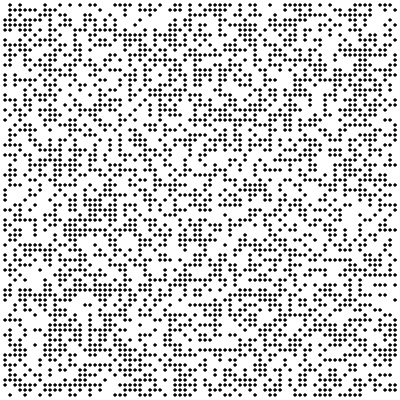
Frame 1 (no input)
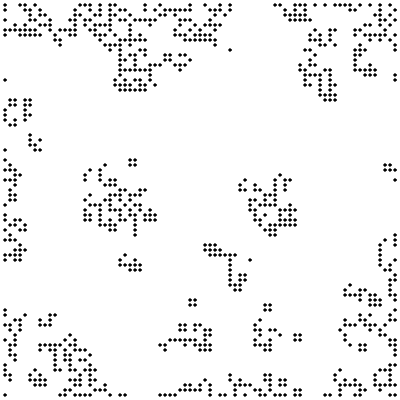
Frame 60 (no input)
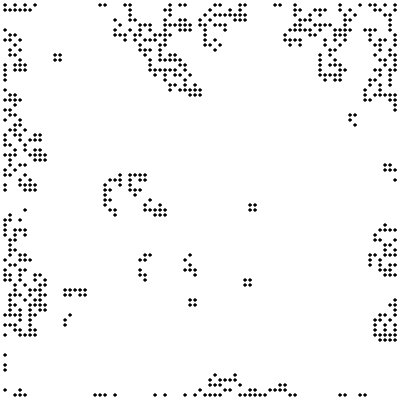
Frame 120 (the mouse pressed at the canvas centre since frame 60)

The p5.js sketch that drew these frames (run headless with seeded random() and noise() and a simulated clock; from frame 60 on, the mouse is pressed at the canvas centre):

// p5.js sketch
// ── sketch.js
//Following outlines the logic/thinking behind the code.

//The game of life is a cellular automata that can be thought of as 2 dimensional which updates
//based on simple couting procedure and creates interesting high level emergent phenomena.

//The structure of the code is fairly simple and self descriptive. At a high level we have a underlying two dimensional
// array which represents the game state. The  two large functions:
//
// 1. A setup funciton in which the first generation is initialized by creating and populating a 2d array with binary values
// representing live and dead cells.
// 2. A rendering function in which:
//       a. The underlying 2d array is drawn on a canvas using the relevant p5 methods.
//       b. The next generation or "update" is calculated and then replaces the main array

//NOTE: the setup() function in p5.js is called at soon as the program is run, and the draw() function is run in a continuous
// loop, hence the need to put the update function in the draw() function.

//Here N is the number of each cell to be drawn (and so of course the scales with the size of the two-d array), 
//while square size is the size of each indivual cell to be drawn. The grid variable is the underlying array 
//which will represent our game state.


//

let N = 80;
let SQUARE_SIZE = 5;
let grid;

function setup() {
  //make canvas that scales with square size and the number of cells
  createCanvas(N * SQUARE_SIZE, N * SQUARE_SIZE);

  //create empty two dimensional array
  //Note that the reason why we crate a (N+2)*(N+2) sized array is because of the issue of what happens at the border 
  //of the game from generation to generation. Indeed at any border, cells have fewer neighbouring cells that those 
  //in the center(not on the border); and so the usual updating rules cannot properly apply to them. 
  // There are various ways to resolve this problem but the way I chose to resolve is to fix the 
  //cells on the border and only display all the cells in the center. This creates some biasing behaviour 
  //towards the edges of the game screen but ensures that every cell displayed is subject to all the same updating rules.
  //It is also a simple resolution to the issue.

  grid = Array.from(Array(N + 2), () => new Array(N + 2));

  //populate it with random values of either 1 or 0 where 1 indicates that
  //cell is alive while 0 indicates that cell is dead

  for (let x = 0; x < N + 2; x++) {
    for (let y = 0; y < N + 2; y++) {
      grid[x][y] = Math.round(Math.random());
    }
  }
}

//The updating rules depend on couting the number of numbers of live/dead neighbours a cell has
//hence having a function dedicated to this functionality makes sense

function countNeighbours(x, y, grid) {
  let numNeighboursActive = 0;
  for (let r = -1; r < 2; r += 1) {
    for (let s = -1; s < 2; s += 1) {
      numNeighboursActive += grid[x + r][y + s];
    }
  }

  numNeighboursActive -= 2 * grid[x][y];

  return numNeighboursActive;
}

//the updating function which encodes the updating rules(which cells become alive or die depending on their previous state) and
//replaces the previous generation as the current state of the underlying array

function nextGen() {
  let newGrid = grid;

  for (let x = 1; x < N; x++) {
    for (let y = 1; y < N; y++) {
      if (grid[x][y] === 1) {
        if (countNeighbours(x, y, grid) < 2) {
          newGrid[x][y] = 0;
        } else if (
          countNeighbours(x, y, grid) === 2 ||
          countNeighbours(x, y, grid) === 3
        ) {
          newGrid[x][y] = 1;
        } else {
          newGrid[x][y] = 0;
        }
      } else {
        if (countNeighbours(x, y, grid) === 3) {
          newGrid[x][y] = 1;
        }
      }
    }
  }


  return newGrid;
}

function draw() {
  background(255);
  for (let x = 1; x < N; x++) {
    for (let y = 1; y < N; y++) {
      if (grid[x][y] === 1) {
        fill(0);
        circle(x * SQUARE_SIZE, y * SQUARE_SIZE, SQUARE_SIZE / 2);
      }
    }
  }

  grid = nextGen();
}

// ── style.css
body {
  margin: 10px;
  padding: 10px ;
}

canvas {
  display: block;
  margin-left: auto;
  margin-right: auto;
}
